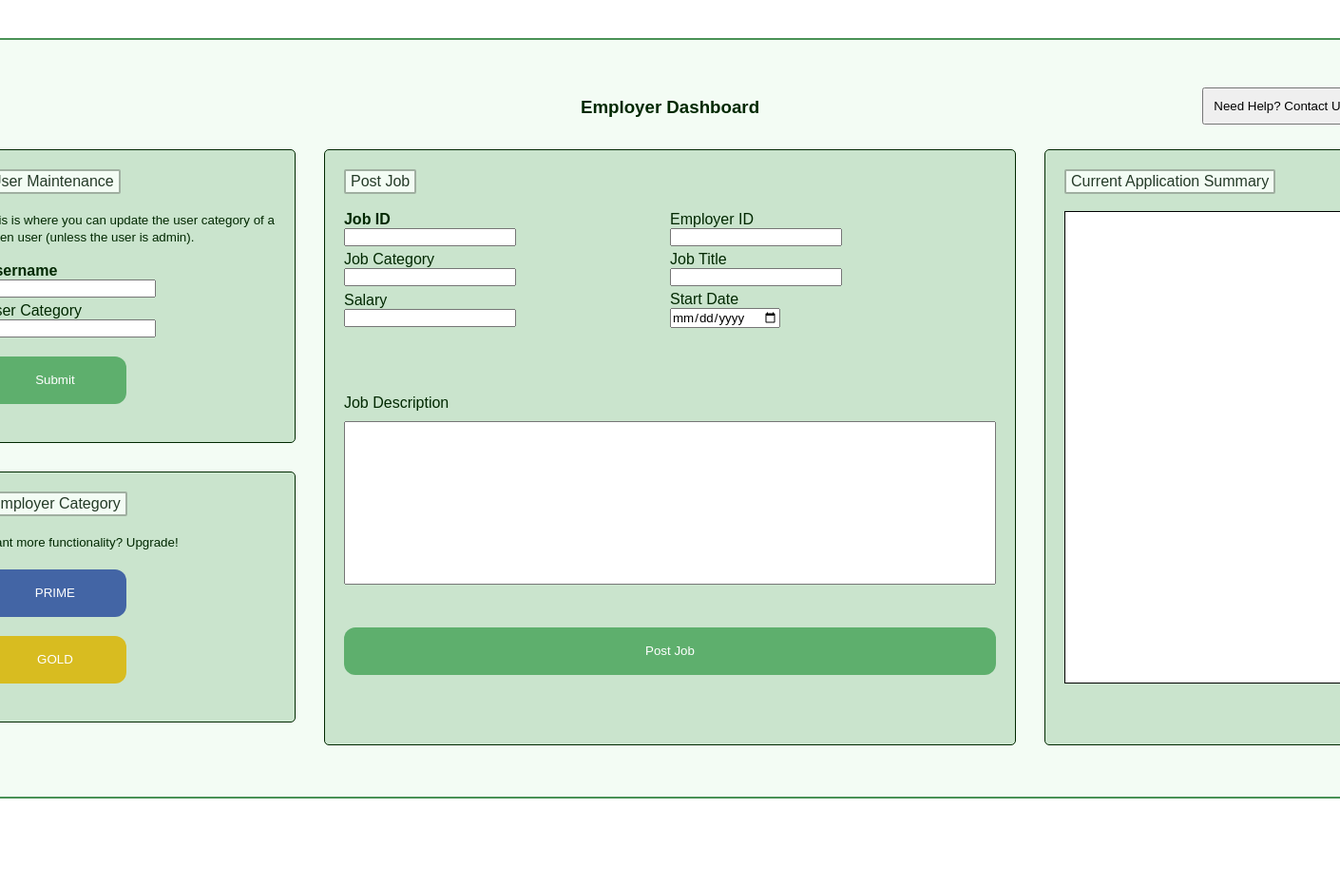
Before: /employer/dashboard-employer.php (signed in, upper part) with the older database file.
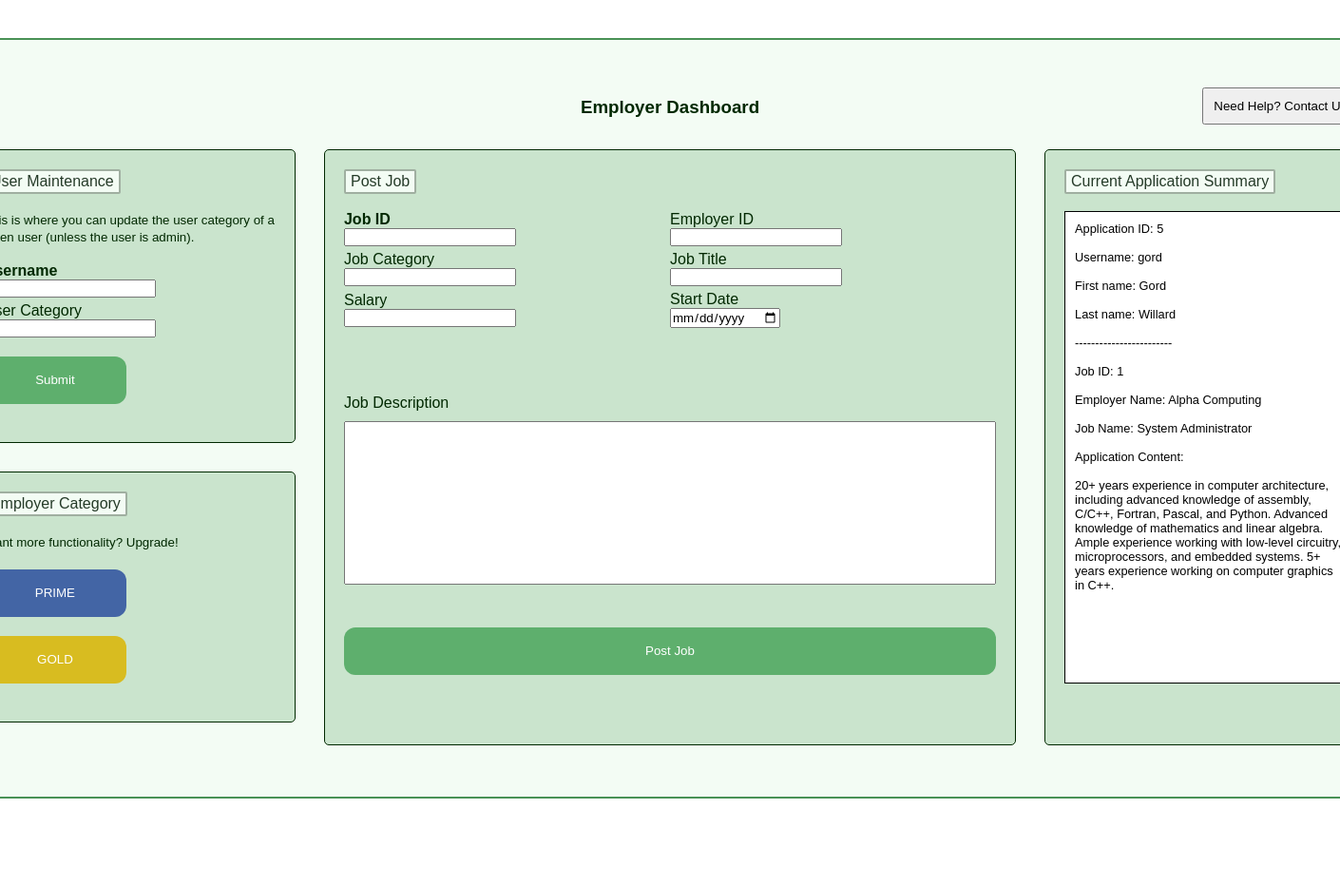
After: the same page with the newer database file.
### tables this page shows
CREATE TABLE `job_application` (
	`job_application_ID` INT,
    `username` VARCHAR(255),
    `job_ID` INT,
    `job_name` VARCHAR(255),
    `employer_ID` INT,
    `employer_name` VARCHAR(255),
    `application_text` VARCHAR(1000),
    `application_status` VARCHAR(255),  
    `application_response` VARCHAR(500),
    PRIMARY KEY (job_application_ID),
    FOREIGN KEY (username) REFERENCES user (username),
    FOREIGN KEY (job_ID) REFERENCES job (job_ID),
    FOREIGN KEY (employer_ID) REFERENCES employer (employer_ID)
);

CREATE TABLE `user` (
    `username` VARCHAR(255),
    `employer_ID` INT NULL,
    `user_category` VARCHAR(255),
    `first_name` VARCHAR(255),
    `last_name` VARCHAR(255),
    `email` VARCHAR(255),
    `password` VARCHAR(255),
    `security_answer` VARCHAR(255),
    `total_jobs_posted` INT,
    `total_applications_submitted` INT,
    `status` VARCHAR(255),  
    PRIMARY KEY (username),
    FOREIGN KEY (employer_ID) REFERENCES employer (employer_ID),
    FOREIGN KEY (user_category) REFERENCES user_category (user_category)
);

### php/get-current-application.php (called while the page is built, shortened)
<?php
     if (isset($_SESSION['isAdmin']))
     {
          $applicationIdQuery = "SELECT job_application_ID FROM job_application WHERE job_application_ID = (SELECT MAX(job_application_ID) FROM job_application)";
          $applicationUsernameQuery = "SELECT username FROM job_application WHERE job_application_ID = (SELECT MAX(job_application_ID) FROM job_application)";
          $applicantFirstNameQuery = "SELECT user.first_name FROM user, job_application WHERE (user.username = job_application.username) AND job_application_ID = (SELECT MAX(job_application_ID) FROM job_application)";
          $applicantLastNameQuery = "SELECT user.last_name FROM user, job_application WHERE (user.username = job_application.username) AND job_application_ID = (SELECT MAX(job_application_ID) FROM job_application)";
          $applicationJobIdQuery = "SELECT job_ID FROM job_application WHERE job_application_ID = (SELECT MAX(job_application_ID) FROM job_application)";
          $applicationJobNameQuery = "SELECT job_name FROM job_application WHERE job_application_ID = (SELECT MAX(job_application_ID) FROM job_application)";
          $applicationEmployerNameQuery = "SELECT employer_name FROM job_application WHERE job_application_ID = (SELECT MAX(job_application_ID) FROM job_application)";
          $applicationTextQuery = "SELECT application_text FROM job_application WHERE job_application_ID = (SELECT MAX(job_application_ID) FROM job_application)";
     }
     else
     {
          $employer = mysqli_real_escape_string($conn, $_SESSION['employer']);
          $applicationIdQuery = "SELECT job_application.job_application_ID FROM job_application, user WHERE job_application.employer_ID = user.employer_ID AND user.username='$employer' ORDER BY job_application.job_application_ID DESC LIMIT 0, 1";
          $applicationUsernameQuery = "SELECT job_application.username FROM job_application, user WHERE job_application.employer_ID = user.employer_ID AND user.username='$employer' ORDER BY job_application.job_application_ID DESC LIMIT 0, 1";
          $applicantFirstNameQuery = "SELECT user.first_name FROM user, job_application WHERE user.username = job_application.username AND job_application_ID = (SELECT job_application.job_application_ID FROM job_application, user WHERE job_application.employer_ID = user.employer_ID AND user.username='$employer' ORDER BY job_application.job_application_ID DESC LIMIT 0, 1)";
          $applicantLastNameQuery = "SELECT user.last_name FROM user, job_application WHERE user.username = job_application.username AND job_application_ID = (SELECT job_application.job_application_ID FROM job_application, user WHERE job_application.employer_ID = user.employer_ID AND user.username='$employer' ORDER BY job_application.job_application_ID DESC LIMIT 0, 1)";
          $applicationJobIdQuery = "SELECT job_application.job_ID FROM job_application, user WHERE job_application.employer_ID = user.employer_ID AND user.username='$employer' ORDER BY job_application.job_application_ID DESC LIMIT 0, 1";
          $applicationJobNameQuery = "SELECT job_application.job_name FROM job_application, user WHERE job_application.employer_ID = user.employer_ID AND user.username='$employer' ORDER BY job_application.job_application_ID DESC LIMIT 0, 1";
          $applicationEmployerNameQuery = "SELECT job_application.employer_name FROM job_application, user WHERE job_application.employer_ID = user.employer_ID AND user.username='$employer' ORDER BY job_application.job_application_ID DESC LIMIT 0, 1";
          $applicationTextQuery = "SELECT job_application.application_text FROM job_application, user WHERE job_application.employer_ID = user.employer_ID AND user.username='$employer' ORDER BY job_application.job_application_ID DESC LIMIT 0, 1";
     }
     $applicationIdResult = mysqli_query($conn, $applicationIdQuery);
     $applicationUsernameResult = mysqli_query($conn, $applicationUsernameQuery);
     $applicantFirstNameResult = mysqli_query($conn, $applicantFirstNameQuery);
     $applicantLastNameResult = mysqli_query($conn, $applicantLastNameQuery);
     $applicationJobIdResult= mysqli_query($conn, $applicationJobIdQuery);
     $applicationJobNameResult = mysqli_query($conn, $applicationJobNameQuery);
     $applicationEmployerNameResult = mysqli_query($conn, $applicationEmployerNameQuery);
     $applicationTextResult = mysqli_query($conn, $applicationTextQuery);
?>

### employer/dashboard-employer.php (the view, shortened to what this page needs)
<?php
    require('../php/get-current-application.php');
?>
<!DOCTYPE html>
<html lang="en">
<head>
    <link rel="stylesheet" href="../css/styles.css">
    <link rel="stylesheet" href="../css/grid-employer.css">
</head>
<body>
    <div class="dashboard-container">
        <h3>Employer Dashboard</h3><br>
        <a href="#">
            <button class="contact-button" onclick="alertBox('Having some difficulties?\n\nJust scroll down to the second panel.\n\nIn the leftmost column, you\'ll find contact information and some helpful guidelines.')">
                Need Help? Contact Us.
            </button>
        </a>
        <div class="dashboard-employer">
            <form method="POST" action="">
                <div class="maintain-users">
                    <h4>User Maintenance</h4><br><br>
                    <small>This is where you can update the user category of a given user (unless the user is admin).</small><br><br>
                    <div>
                        <label><strong>Username</strong></label><br>
                        <input type="text" id="username" name="user">
                    </div>
                    <div>
                        <label>User Category</label><br>
                        <input type="text" id="user-type" name ="user-category">
                    </div>
                    <button type="submit" class="button" name="maintain-submit">
                        Submit
                    </button>
                </div>
            </form>
            <form method="POST" action="">
                <div class="employer-categories">
                    <h4>Employer Category</h4><br><br>
                    <small>Want more functionality? Upgrade!</small>
                    <button type="submit" class="button" style="background:rgb(67, 101, 165);" onclick="alertBox('You have changed your subscription to prime!\n\nYou can now post up to five (5) jobs.\n\nYou will be charged $50 per month. Feel free to cancel anytime.')" name="subscribe-to-prime">
                        PRIME
                    </button>
                    <button type="submit" class="button" style="background:rgb(216, 188, 32);" onclick="alertBox('You have changed your subscription to gold!\n\nYou can now post an unlimited number of jobs.\n\nYou will be charged $100 per month. Feel free to cancel anytime.')" name="subscribe-to-gold">
                        GOLD
                    </button>
                </div>
            </form>
            <div class="post-jobs">
                <h4>Post Job</h4><br><br>
                <form method="POST" action="">
                    <div class="post-jobs-subgrid">
                        <div>
                            <label><strong>Job ID</strong></label><br>
                            <input type="text" id="job-id" name="job-id">
                        </div>
                        <div>
                            <label>Employer ID</label><br>
                            <input type="text" id="employer-id" name="employer-id">
                        </div>
                        <div>
                            <label>Job Category</label><br>
                            <input type="text" id="job-category" name="job-category">
                        </div>
                        <div>
                            <label>Job Title</label><br>
                            <input type="text" id="job-title" name="job-title">
                        </div>
                        <div>
                            <label>Salary</label><br>
                            <input type="text" id="salary" name="salary">
                        </div>
                        <div>
                            <label>Start Date</label><br>
                            <input type="date" id="start-date" name="start-date">
                        </div>
                        <div id="job-description-container">
                            <label>Job Description</label><br>
                            <textarea name="job-description" id="job-description" cols="30" rows="10"></textarea>
                        </div>
                        <br>
                        <button type="submit" class="button" name="submit-job">Post Job</button><br>
                    </div>
                </form>
            </div>
            <div class="application-summary">
                <h4>Current Application Summary</h4><br><br>
                <p name="application-summary" id="application-summary" cols="34" rows="31">
                    <?php while ($row = $applicationIdResult->fetch_assoc() ): ?>
                        <?php
                            echo 'Application ID: ';
                            echo $row['job_application_ID'] . '<br><br>';
                        ?>
                    <?php endwhile; ?>
                    <?php while ($row = $applicationUsernameResult->fetch_assoc() ): ?>
                        <?php
                            echo 'Username: ';
                            echo $row['username'] . '<br>';
                        ?><br>
                    <?php endwhile; ?>
                    <?php while ($row = $applicantFirstNameResult->fetch_assoc() ): ?>
                        <?php
                            echo 'First name: ';
                            echo $row['first_name'] . '<br>';
                        ?><br>
                    <?php endwhile; ?>
                    <?php while ($row = $applicantLastNameResult->fetch_assoc() ): ?>
                        <?php
                            echo 'Last name: ';
                            echo $row['last_name'] . '<br><br>';
                            echo '------------------------<br>';
                        ?><br>
                    <?php endwhile; ?>
                    <?php while ($row = $applicationJobIdResult->fetch_assoc() ): ?>
                        <?php
                            echo 'Job ID: ';
                            echo $row['job_ID'] . '<br><br>';
                        ?>
                    <?php endwhile; ?>
                    <?php while ($row = $applicationEmployerNameResult->fetch_assoc() ): ?>
                        <?php
                            echo 'Employer Name: ';
                            echo $row['employer_name'] . '<br><br>';
                        ?>
                    <?php endwhile; ?>
                    <?php while ($row = $applicationJobNameResult->fetch_assoc() ): ?>
                        <?php
                            echo 'Job Name: ';
                            echo $row['job_name'] . '<br><br>';
                        ?>
                    <?php endwhile; ?>
                    <?php while ($row = $applicationTextResult->fetch_assoc() ): ?>
                        <?php
                            echo 'Application Content: ' . '<br><br>';
                            echo $row['application_text'];
                        ?><br>
                    <?php endwhile; ?>
                </p>
            </div>
        </div>
    </div>
    <br><br><br>
    <br><br><a href="./index.php">Return to Employer Login</a><br><br>
</body>
</html>

### css/styles.css (style rules this page uses)
* { box-sizing: border-box; margin: 0; padding: 0; }
body { display: flex; flex-direction: column; align-content: center; justify-content: center; flex-wrap: wrap; font-family: 'Lucida Sans', 'Lucida Sans Regular', 'Lucida Grande', 'Lucida Sans Unicode', Geneva, Verdana, sans-serif; color: #002800; display: flex; flex-direction: column; }
h4 { display: inline-block; padding: 2px; padding-left: 5px; padding-right: 5px; background: #F3FCF4; font-weight: 300; color: #253A28; border: 2px solid #A0AFA1; border-radius: 2px; }
a { display: flex; align-content: center; justify-content: center; text-decoration: none; }
p { display: flex; align-content: center; justify-content: center; padding: 20px 0px 15px 0px; opacity: .8; }
form > * { margin-bottom: 10px; }
button { font-family: 'Lucida Sans', 'Lucida Sans Regular', 'Lucida Grande', 'Lucida Sans Unicode', Geneva, Verdana, sans-serif; text-decoration: none; }
input { font-family: 'Lucida Sans', 'Lucida Sans Regular', 'Lucida Grande', 'Lucida Sans Unicode', Geneva, Verdana, sans-serif; }
textarea { font-family: 'Lucida Sans', 'Lucida Sans Regular', 'Lucida Grande', 'Lucida Sans Unicode', Geneva, Verdana, sans-serif; padding: 10px; resize: none; }
.dashboard-container { display: flex; position: relative; flex-direction: column; justify-content: center; align-items: center; width: 1600px; height: 800px; margin-top: 40px; background: #F3FCF4; border: 2px solid #499256; border-radius: 2px; }
.button { display: flex; justify-content: center; align-items: center; width: 150px; height: 50px; margin: 20px 0px 20px 0px; background: #5EAF6D; color: #FFF; border: none; border-radius: 12px; }
.contact-button { display: flex; position: absolute; justify-content: center; align-items: center; padding: 10px; right: 70px; top: 50px; }

### css/grid-employer.css (style rules this page uses)
.dashboard-employer { display: grid; grid-template-columns: 1fr 1fr 1fr 1fr; grid-template-rows: 1fr 1fr 1fr; height: 80%; width: 95%; background: #F3FCF4; border: none; border-radius: 2px; }
.maintain-users { grid-column-start: 1; grid-column-end: 2; grid-row-start: 1; grid-row-end: 1; padding: 20px; margin: 15px; background: #CAE4CD; border: solid 1px; border-radius: 5px; }
.maintain-users div { margin-bottom: 5px; }
.employer-categories { grid-column-start: 1; grid-column-end: 2; grid-row-start: 2; grid-row-end: 4; padding: 20px; margin: 15px; background: #CAE4CD; border: solid 1px; border-radius: 5px; }
.post-jobs { grid-column-start: 2; grid-column-end: 4; grid-row-start: 1; grid-row-end: 5; padding: 20px; margin: 15px; background: #CAE4CD; border: solid 1px; border-radius: 5px; }
.post-jobs-subgrid div { margin-bottom: 5px; }
.post-jobs-subgrid { display: grid; grid-template-columns: 1fr 1fr; grid-template-rows: 1fr; justify-content: center; align-items: center; }
.post-jobs-subgrid textarea { display: grid; grid-column: 1 / span 2; width: 200%; margin-top: 10px; }
.post-jobs-subgrid button { display: grid; grid-column: 1 / span 2; width: auto; margin-top: 40px; }
#job-description-container { margin-top: 65px; }
.application-summary { grid-column-start: 4; grid-column-end: 5; grid-row-start: 1; grid-row-end: 4; padding: 20px; margin: 15px; background: #CAE4CD; border: solid 1px; border-radius: 5px; }
.application-summary p { height: 85%; padding: 10px; opacity: 1; background: #FFFFFF; font-size: .8rem; color: #000; border: 1px solid #000; }

Changed rows visible on the page:
now on this page (row edited): job_application: job_application_ID "5"
now on this page (row unchanged): user: first_name "Gord", last_name "Willard"
Other visible differences:
new list line: "Username: gord"
new list line: "Job ID: 1"
new list line: "Employer Name: Alpha Computing"
new list line: "Job Name: System Administrator"
new list line: "Application Content: 20+ years experience in computer architecture, including advanced knowledge of assembly, C/C++, Fortran, Pascal, and Python. Advanced knowledge of mathematics and linear algebra. Ample experience working with low-level circuitry, microprocessors, and embedded systems. 5+ years experience working on computer graphics in C++."
